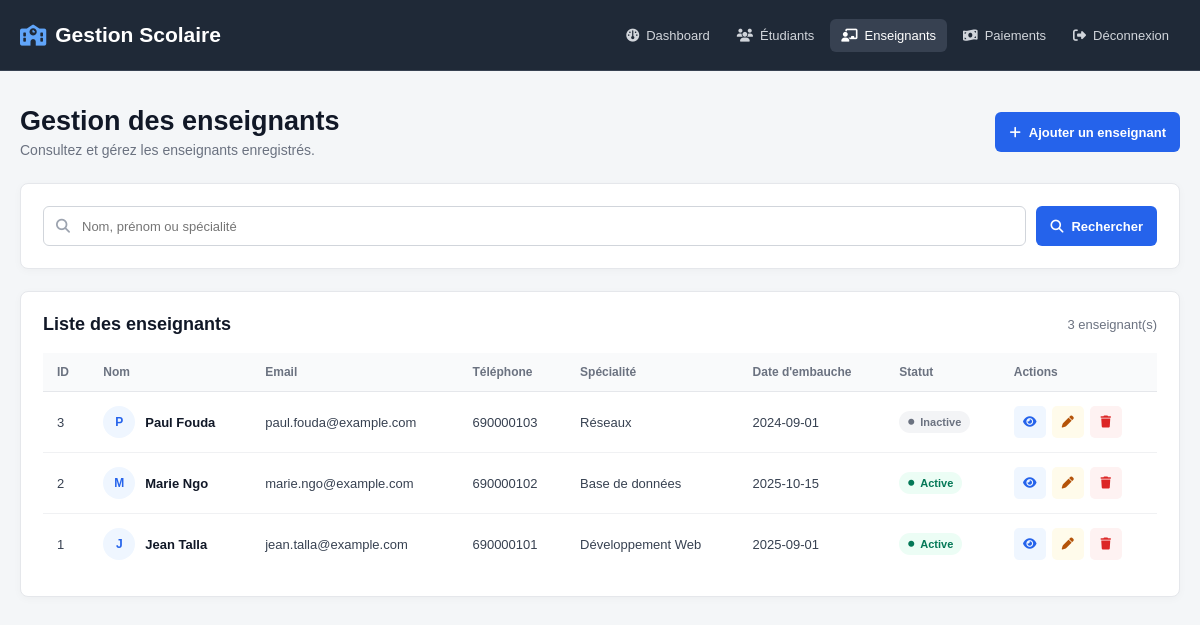
The app's page /teachers (signed in) with its own data.
### tables this page shows
CREATE TABLE teachers (
    id INT UNSIGNED AUTO_INCREMENT PRIMARY KEY,
    first_name VARCHAR(100) NOT NULL,
    last_name VARCHAR(100) NOT NULL,
    email VARCHAR(150) NOT NULL UNIQUE,
    phone VARCHAR(30),
    speciality VARCHAR(150) NOT NULL,
    hire_date DATE NOT NULL,
    status VARCHAR(50) NOT NULL DEFAULT 'active',
    created_at TIMESTAMP DEFAULT CURRENT_TIMESTAMP
);

### controllers/TeacherController.php (called while the page is built, shortened)
<?php
require_once __DIR__ . '/../models/Teacher.php';
class TeacherController
{
    private Teacher $teacherModel;
    public function __construct(PDO $pdo)
    {
        $this->teacherModel = new Teacher($pdo);
    }
    public function index(): void
    {
        $search = trim($_GET['search'] ?? '');
        $teachers = $this->teacherModel->getAll($search);
        require_once __DIR__ . '/../views/teachers/index.php';
    }
}

### models/Teacher.php (called while the page is built, shortened)
<?php
class Teacher
{
    private PDO $pdo;
    public function __construct(PDO $pdo)
    {
        $this->pdo = $pdo;
    }
    public function getAll(string $search = ''): array
    {
        if ($search !== '') {
            $sql = "
                SELECT *
                FROM teachers
                WHERE first_name LIKE :search
                   OR last_name LIKE :search
                   OR speciality LIKE :search
                ORDER BY id DESC
            ";
            $stmt = $this->pdo->prepare($sql);
            $stmt->execute([
                'search' => '%' . $search . '%'
            ]);
        } else {
            $stmt = $this->pdo->query("
                SELECT *
                FROM teachers
                ORDER BY id DESC
            ");
        }
        return $stmt->fetchAll(PDO::FETCH_ASSOC);
    }
}

### views/teachers/index.php (the view, shortened to what this page needs)
<!DOCTYPE html>
<html lang="fr">
<head>
    <link rel="stylesheet" href="/css/teachers.css">
    <link rel="stylesheet" href="https://cdnjs.cloudflare.com/ajax/libs/font-awesome/6.7.2/css/all.min.css">
</head>
<body>
    <header class="topbar">
        <div class="container topbar-content">
            <h1>
                <i class="fa-solid fa-school"></i>
                Gestion Scolaire
            </h1>
            <nav class="main-nav">
                <a href="/dashboard">
                    <i class="fa-solid fa-gauge"></i>
                    Dashboard
                </a>
                <a href="/students">
                    <i class="fa-solid fa-users"></i>
                    Étudiants
                </a>
                <a href="/teachers" class="active">
                    <i class="fa-solid fa-chalkboard-user"></i>
                    Enseignants
                </a>
                <a href="/payments">
                    <i class="fa-solid fa-money-bill-wave"></i>
                    Paiements
                </a>
                <a href="/logout">
                    <i class="fa-solid fa-right-from-bracket"></i>
                    Déconnexion
                </a>
            </nav>
        </div>
    </header>
    <main class="container page-content">
        <div class="page-header">
            <div>
                <h2>Gestion des enseignants</h2>
                <p>
                    Consultez et gérez les enseignants enregistrés.
                </p>
            </div>
            <a href="/teachers/create" class="btn btn-primary">
                <i class="fa-solid fa-plus"></i>
                Ajouter un enseignant
            </a>
        </div>
        <section class="content-card">
            <form method="GET" action="/teachers" class="search-form">
                <div class="search-input">
                    <i class="fa-solid fa-magnifying-glass"></i>
                    <input type="text" id="search" name="search" value="<?= htmlspecialchars($search) ?>"
                        placeholder="Nom, prénom ou spécialité">
                </div>
                <button type="submit" class="btn btn-primary">
                    <i class="fa-solid fa-magnifying-glass"></i>
                    Rechercher
                </button>
            </form>
        </section>
        <section class="content-card">
            <div class="section-header">
                <h3>
                    Liste des enseignants
                </h3>
                <span class="result-count">
                    <?= count($teachers) ?> enseignant(s)
                </span>
            </div>
            <?php if (empty($teachers)): ?>
            <div class="empty-state">
                <i class="fa-solid fa-user-slash"></i>
                <p>
                    Aucun enseignant trouvé.
                </p>
                <?php if ($search !== ''): ?>
                <a href="/teachers">
                    Afficher tous les enseignants
                </a>
                <?php endif; ?>
            </div>
            <?php else: ?>
            <div class="table-wrapper">
                <table>
                    <thead>
                        <tr>
                            <th>ID</th>
                            <th>Nom</th>
                            <th>Email</th>
                            <th>Téléphone</th>
                            <th>Spécialité</th>
                            <th>Date d'embauche</th>
                            <th>Statut</th>
                            <th>Actions</th>
                        </tr>
                    </thead>
                    <tbody>
                        <?php foreach ($teachers as $teacher): ?>
                        <tr>
                            <td>
                                <?= (int) $teacher['id'] ?>
                            </td>
                            <td>
                                <div class="teacher-name">
                                    <span class="teacher-avatar">
                                        <?= strtoupper(
                                                    substr($teacher['first_name'], 0, 1)
                                                ) ?>
                                    </span>
                                    <strong>
                                        <?= htmlspecialchars(
                                                    $teacher['first_name'] . ' ' . $teacher['last_name']
                                                ) ?>
                                    </strong>
                                </div>
                            </td>
                            <td>
                                <?= htmlspecialchars($teacher['email'] ?? '') ?>
                            </td>
                            <td>
                                <?= htmlspecialchars($teacher['phone'] ?? '') ?>
                            </td>
                            <td>
                                <?= htmlspecialchars($teacher['speciality'] ?? '') ?>
                            </td>
                            <td>
                                <?= htmlspecialchars($teacher['hire_date'] ?? '') ?>
                            </td>
                            <td>
                                <span
                                    class="status-badge <?= $teacher['status'] === 'active' ? 'status-active' : 'status-inactive' ?>">
                                    <i class="fa-solid fa-circle"></i>
                                    <?= htmlspecialchars($teacher['status']) ?>
                                </span>
                            </td>
                            <td>
                                <div class="actions">
                                    <a href="/teachers/show?id=<?= (int) $teacher['id'] ?>"
                                        class="action-btn action-view" title="Voir">
                                        <i class="fa-solid fa-eye"></i>
                                    </a>
                                    <a href="/teachers/edit?id=<?= (int) $teacher['id'] ?>"
                                        class="action-btn action-edit" title="Modifier">
                                        <i class="fa-solid fa-pen"></i>
                                    </a>
                                    <a href="/teachers/delete?id=<?= (int) $teacher['id'] ?>"
                                        class="action-btn action-delete" title="Supprimer"
                                        onclick="return confirm('Voulez-vous vraiment supprimer cet enseignant ?');">
                                        <i class="fa-solid fa-trash"></i>
                                    </a>
                                </div>
                            </td>
                        </tr>
                        <?php endforeach; ?>
                    </tbody>
                </table>
            </div>
            <?php endif; ?>
        </section>
    </main>
</body>
</html>

### public/css/teachers.css (style rules this page uses)
* { box-sizing: border-box; }
html, body { margin: 0; padding: 0; }
body { font-family: Arial, Helvetica, sans-serif; background: #f4f6f8; color: #1f2937; }
a { color: inherit; text-decoration: none; }
.container { width: min(1180px, calc(100% - 40px)); margin: 0 auto; }
.topbar { background: #1f2937; color: #ffffff; border-bottom: 1px solid #374151; }
.topbar-content { min-height: 70px; display: flex; align-items: center; justify-content: space-between; gap: 25px; }
.topbar h1 { display: flex; align-items: center; gap: 9px; margin: 0; font-size: 21px; font-weight: 600; }
.topbar h1 i { color: #60a5fa; }
.main-nav { display: flex; align-items: center; gap: 5px; }
.main-nav a { display: flex; align-items: center; gap: 7px; padding: 9px 11px; border-radius: 6px; color: #d1d5db; font-size: 13px; }
.main-nav a:hover, .main-nav a.active { background: #374151; color: #ffffff; }
.main-nav a i { font-size: 13px; }
.page-content { padding-top: 35px; padding-bottom: 50px; }
.page-header { display: flex; align-items: center; justify-content: space-between; gap: 20px; margin-bottom: 25px; }
.page-header h2 { margin: 0 0 5px; color: #111827; font-size: 27px; }
.page-header p { margin: 0; color: #6b7280; font-size: 14px; }
.btn { min-height: 40px; display: inline-flex; align-items: center; justify-content: center; gap: 8px; padding: 9px 14px; border: none; border-radius: 6px; font-family: inherit; font-size: 13px; font-weight: 600; cursor: pointer; }
.btn-primary { background: #2563eb; color: #ffffff; }
.content-card { margin-bottom: 22px; padding: 22px; background: #ffffff; border: 1px solid #e5e7eb; border-radius: 8px; box-shadow: 0 2px 8px rgba(15, 23, 42, 0.03); }
.search-form { display: flex; align-items: center; gap: 10px; }
.search-input { position: relative; flex: 1; }
.search-input i { position: absolute; left: 13px; top: 50%; transform: translateY(-50%); color: #9ca3af; font-size: 14px; }
.search-input input { width: 100%; height: 40px; padding: 0 14px 0 38px; border: 1px solid #d1d5db; border-radius: 6px; background: #ffffff; color: #111827; font-family: inherit; font-size: 13px; outline: none; }
.section-header { display: flex; align-items: center; justify-content: space-between; gap: 15px; margin-bottom: 18px; }
.section-header h3 { margin: 0; color: #111827; font-size: 18px; }
.result-count { color: #6b7280; font-size: 13px; }
.table-wrapper { width: 100%; overflow-x: auto; }
table { width: 100%; border-collapse: collapse; font-size: 13px; }
thead { background: #f9fafb; }
th { padding: 12px 14px; border-bottom: 1px solid #e5e7eb; color: #6b7280; font-size: 12px; font-weight: 700; text-align: left; white-space: nowrap; }
td { padding: 14px; border-bottom: 1px solid #f0f1f3; color: #374151; vertical-align: middle; }
tbody tr:last-child td { border-bottom: none; }
.teacher-name { display: flex; align-items: center; gap: 10px; white-space: nowrap; }
.teacher-name strong { color: #111827; font-weight: 600; }
.teacher-avatar { width: 32px; height: 32px; display: flex; align-items: center; justify-content: center; flex-shrink: 0; border-radius: 50%; background: #eff6ff; color: #2563eb; font-size: 12px; font-weight: 700; }
.status-badge { display: inline-flex; align-items: center; gap: 6px; padding: 5px 9px; border-radius: 20px; font-size: 11px; font-weight: 600; text-transform: capitalize; }
.status-badge i { font-size: 6px; }
.status-active { background: #ecfdf5; color: #047857; }
.status-inactive { background: #f3f4f6; color: #6b7280; }
.actions { display: flex; align-items: center; gap: 6px; }
.action-btn { width: 32px; height: 32px; display: flex; align-items: center; justify-content: center; border-radius: 5px; font-size: 12px; }
.action-view { background: #eff6ff; color: #2563eb; }
.action-edit { background: #fffbeb; color: #b45309; }
.action-delete { background: #fef2f2; color: #dc2626; }

### records on screen
teachers: id "3", first_name "P", first_name+last_name "Paul Fouda", email "paul.fouda@example.com", phone "690000103", speciality "Réseaux", hire_date "2024-09-01", status "Inactive"
teachers: id "2", first_name "M", first_name+last_name "Marie Ngo", email "marie.ngo@example.com", phone "690000102", speciality "Base de données", hire_date "2025-10-15", status "Active"
teachers: id "1", first_name "J", first_name+last_name "Jean Talla", email "jean.talla@example.com", phone "690000101", speciality "Développement Web", hire_date "2025-09-01", status "Active"

### other values on screen
count($teachers) "3"
